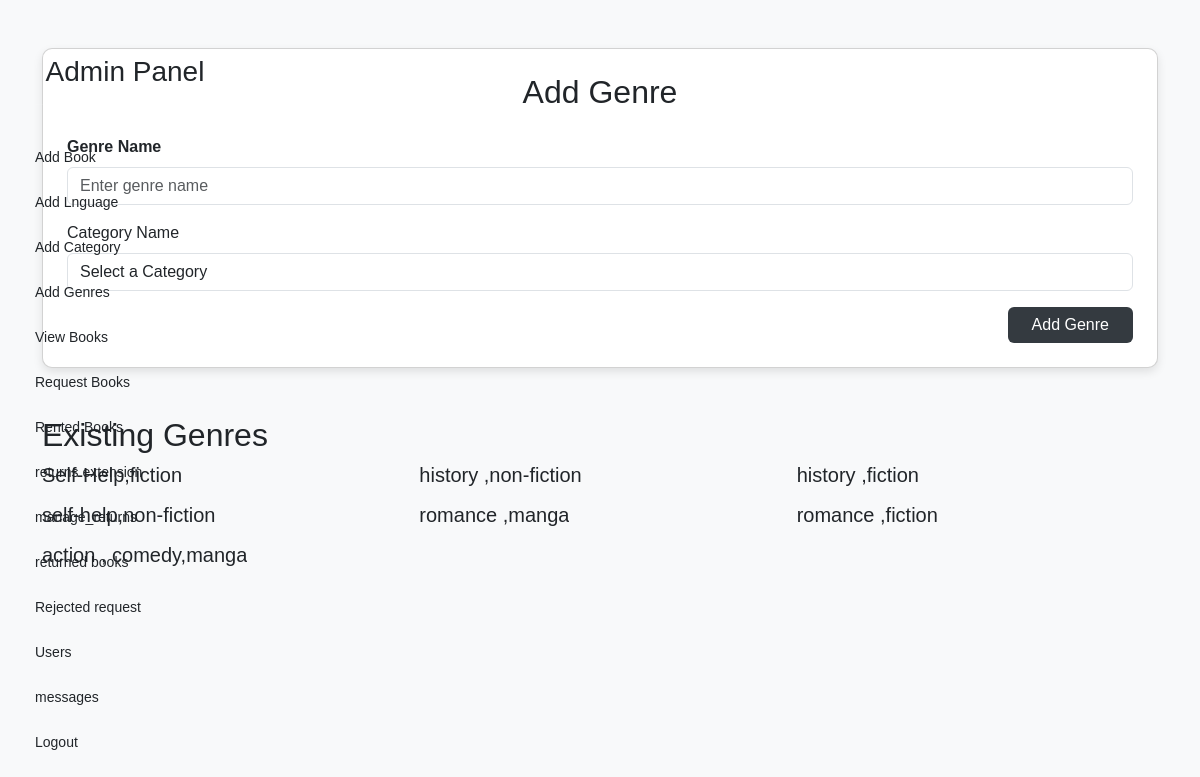
The page /genres (signed in) on the database its author committed.
### bookapp/models.py (models this page shows)
class genres(models.Model):
    cat_name=models.ForeignKey(Category,on_delete=models.CASCADE)
    ge_name=models.TextField(max_length=200)

class Category(models.Model):
    name=models.TextField(max_length=200,unique=True)

### bookapp/views.py (the view)
# urls.py: path('genres',views.add_generes,),
def add_generes(req):
    if 'admin' in req.session:
        if req.method == 'POST':
            name = req.POST['generes']
            print(name)
            cate=req.POST['category']
            cat=Category.objects.get(pk=cate)
            data=genres.objects.create(ge_name=name,cat_name=cat)
            data.save()
            genre = genres.objects.all()
            return redirect(add_generes)
        else:
            cate=Category.objects.all()
            genre= genres.objects.all()
            return render(req, 'admin/add_genres.html', {'genres': genre,'cate':cate})
    else:
          return redirect(u_login)

### templates/admin/add_genres.html (shortened to what this page needs)
<!DOCTYPE html>
<html lang="en">
<head>
    <link href="https://cdn.jsdelivr.net/npm/bootstrap@5.3.3/dist/css/bootstrap.min.css" rel="stylesheet">
    <link href="https://cdn.jsdelivr.net/npm/bootstrap-icons/font/bootstrap-icons.css" rel="stylesheet">
</head>
<body>
    <div class="d-flex">
        <div class="sidebar">
            <div class="sidebar">
                <h3>Admin Panel</h3>
                <a href="add_books"> Add Book</a>
                <a href="location"> Add Lnguage</a>
                <a href="category"> Add Category</a>
                <a href="genres"> Add Genres</a>
                <a href="view_books"> View Books</a>
                <a href="manage_requests"> Request Books</a>
                <a href="rented"> Rented Books</a>
                <a href="manage-extension-requests">returns extension</a>
                <a href="manage_returns">manage_returns</a>
                <a href="books_returns">returned books</a>
                <a href="reject"> Rejected request</a>
                <a href="view_user"> Users</a>
                <a href="display_contacts"> messages</a>
                <a href="logout"> Logout</a>
            </div>
        </div>
        <div class="container py-5">
            <div class="card p-4 mb-5">
                <h2 class="text-center mb-4">Add Genre</h2>
                <form method="post" enctype="multipart/form-data">
                    <div class="mb-3">
                        <label for="l_name" class="form-label"><b>Genre Name</b></label>
                        <input
                            type="text"
                            class="form-control"
                            id="l_name"
                            name="generes"
                            placeholder="Enter genre name"
                            required>
                    </div>
                    <div class="mb-3">
                        <label for="pro_category" class="form-label">Category Name</label>
                        <select class="form-control" id="pro_category" name="category" required>
                            <option value="" disabled selected>Select a Category</option>
                        </select>
                    </div>
                    <div class="d-flex justify-content-end">
                        <button type="submit" class="btn btn-dark px-4">Add Genre</button>
                    </div>
                </form>
            </div>
            <h2 class="mt-5">Existing Genres </h2>
            <div class="row g-3">
                {% for g in genres %}
                <div class="col-md-6 col-lg-4">
                    <div class="category-card d-flex justify-content-between align-items-center">
                        <h5 class="mb-0 text-truncate">{{ g.ge_name }},{{ g.cat_name.name }}</h5>
                    </div>
                </div>
                {% endfor %}
            </div>
        </div>
    </div>
</body>
</html>

### templates/admin/add_genres.html (style rules this page uses)
body { background-color: #f8f9fa; font-family: 'Arial', sans-serif; }
.sidebar { width: 250px; height: 100vh; background-color: var(--primary-bg); padding: 20px 0; position: fixed; overflow-y: auto; z-index: 1000; }
.sidebar h3 { color: var(--text-light); text-align: center; margin-bottom: 30px; padding: 15px; border-bottom: 1px solid rgba(255,255,255,0.1); }
.sidebar a { display: block; padding: 12px 25px; color: var(--text-light); text-decoration: none; transition: 0.3s; font-size: 14px; }
.card { border-radius: 10px; background-color: white; box-shadow: 0 4px 10px rgba(0, 0, 0, 0.1); }
.btn-dark { background-color: #343a40; border: none; }

### rows shown on the page
genres: ge_name "Self-Help", cat_name.name "fiction"
genres: ge_name "history", cat_name.name "non-fiction"
genres: ge_name "history", cat_name.name "fiction"
genres: ge_name "self-help", cat_name.name "non-fiction"
genres: ge_name "romance", cat_name.name "manga"
genres: ge_name "romance", cat_name.name "fiction"
genres: ge_name "action , comedy", cat_name.name "manga"
